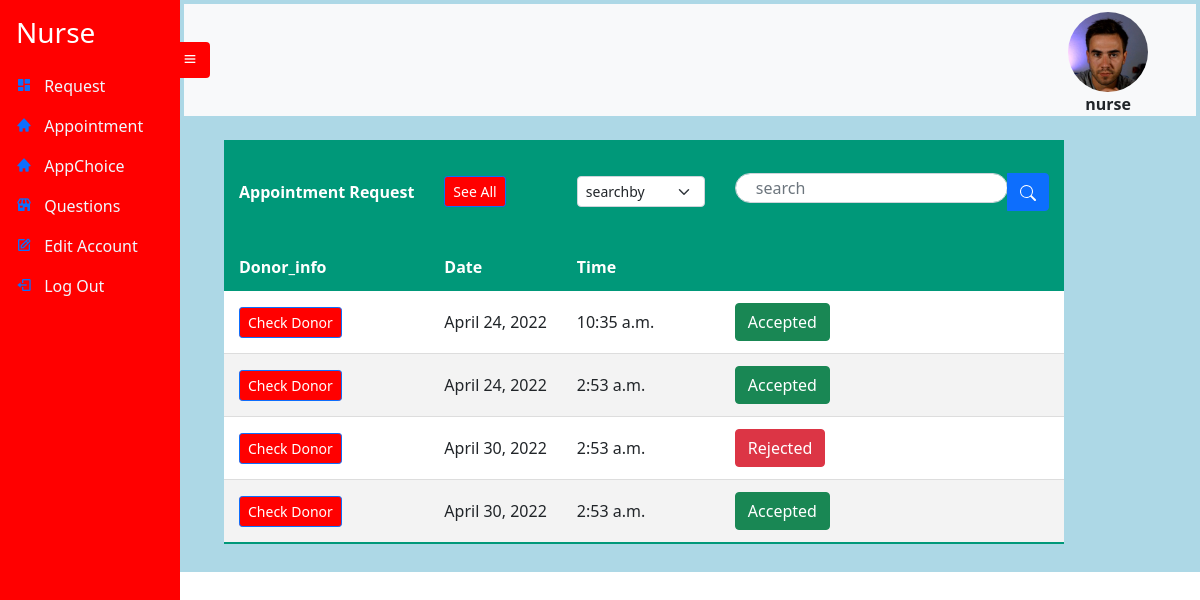
The page /checkappointment/notall (signed in) on the database as committed earlier.
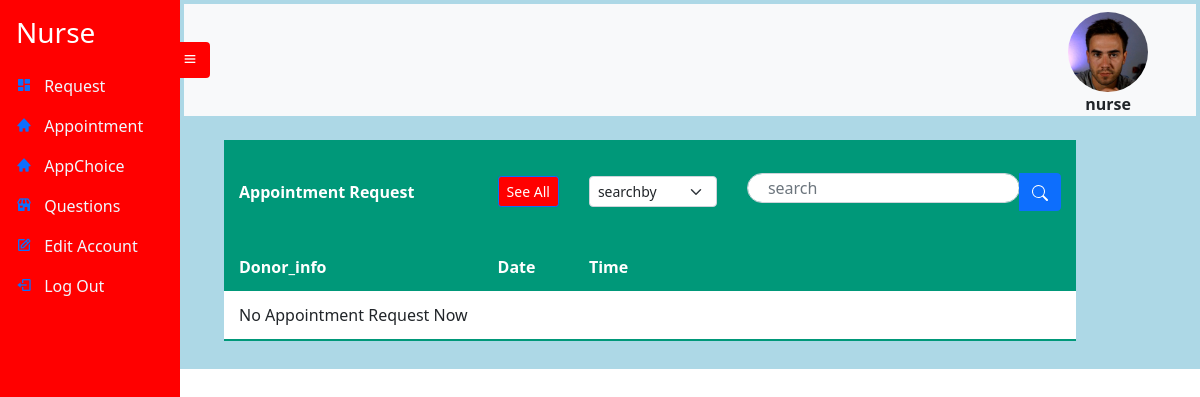
The same page on the database as committed later.
### Donor/models.py (models this page shows, shortened)
class Appointment(models.Model):
    App_id = models.UUIDField(default=uuid.uuid4, unique=True,
                          primary_key=True, editable=False)
    Donor_id = models.ForeignKey(Donor , on_delete=models.SET_NULL, null=True , blank=True , unique=False)
    Date = models.DateField(default= datetime.now)
    Time = models.TimeField( default= datetime.now)
    status = models.CharField(null=True , max_length=11 , blank=True , default='in progress')

### Nurse/views.py (the view, shortened to what this page needs)
# urls.py: path('checkappointment/<type>', views.CheckAppointments , name='checkappointment'),
def CheckAppointments(request , type):
    appointment = None
    try:
        if(type=='all'):
            appointment = Appointment.objects.all()
        elif(type == 'notall'):
            appointment = Appointment.objects.all()[0:5]
    except:
        appointment = None
    context = {'account': Userstate(request)['account'] , 'appointments':appointment}
    return render (request , 'nurse/appointment.html' , context)

### Donor/models.py (called while the page is built)
    def __str__(self):
        return str(self.Donor_id)

### Nurse/views.py (called while the page is built)
def Userstate(request):  # for getting the state of the user
    state = request.user
    account = UserRegistration.objects.get(Account_id=state.id)
    context={'account':account}
    return context

### templates/nurse/appointment.html (shortened to what this page needs)
{% extends 'nurse/nurse.html' %}
{% block content %}
<br>
<table class="styled-table">
    <thead>
         <tr>
           <th>Appointment Request</th>
           <th><a href="{% url 'checkappointment' 'all' %}"><button type="button" class="btn btn-primary btn-sm" style= "background-color: red;">See All</button></a>
            </th>
            <th>
              <form method="post" action="{% url 'checkappointment' 'searched' %}">
                <br>
                <select class="form-select form-select-sm" name='searchby' aria-label=".form-select-sm example">
                <option selected>searchby</option>
              </select><br></th>
              <th>
                <div class="input-group">
                  <div class="form-outline">
                    <input type="search" id="form1" name='searched' placeholder="search" class="form-control" />
                  </div>
                  <button type="submit"  class="btn btn-primary">
                  </button>
                </div>
            </th>
          </tr>
          <tr >
            <th>Donor_info</th>
            <th>Date</th>
            <th>Time</th>
            <th></th>
        </tr>
    </thead>
    <tbody>
      {% if appointments %}
      {% for appointment in appointments %}
       <tr>
        <td><a href="{% url 'donoraddress' appointment.Donor_id %}"><button type="button" class="btn btn-primary btn-sm" style= "background-color: red;">Check Donor</button></a></td>
          <td>{{ appointment.Date }}</td>
         <td>{{ appointment.Time }}</td>
         {% if appointment.status == 'in progress'  %}
         <td><a href="{% url 'confirmappointment' appointment.App_id 'accept'  %}"><button type="button" class="btn btn-success">Accept</button></a>&nbsp;<a href="{% url 'confirmappointment' appointment.App_id 'reject'  %}"><button type="button" class="btn btn-danger">Reject</button></a></td>
         {% elif appointment.status == 'accepted' %}
         <td><a href="{% url 'confirmappointment' appointment.App_id 'reject'  %}"><button type="button" class="btn btn-success"    onmouseover="this.innerHTML='Reject';this.style.backgroundColor='red';"
          onmouseout="this.innerHTML='Accepted';this.style.backgroundColor='green';">Accepted</button></a></td>
         {% elif appointment.status == 'rejected' %}
         <td><a href="{% url 'confirmappointment' appointment.App_id 'accept'  %}"><button type="button" class="btn btn-danger"     onmouseover="this.innerHTML='Accept';this.style.backgroundColor='green';"
          onmouseout="this.innerHTML='Rejected';this.style.backgroundColor='red';">Rejected</button></a></td>
         {% endif %}
        </tr>
      {% endfor %}
      {% else %}
      <tr>
       <td>No Appointment Request Now </td>
       <td></td>
       <td></td>
       <td></td>
     </tr>
     {% endif %}
      </tbody>
  </table>
  <br>
{% endblock %}

Rows that differ between the two databases and show on the page:
removed Appointment: Date "April 24, 2022", Time "10:35 a.m.", status "Accepted"
removed Appointment: Date "April 24, 2022", Time "2:53 a.m.", status "Accepted"
removed Appointment: Date "April 30, 2022", Time "2:53 a.m.", status "Rejected"
removed Appointment: Date "April 30, 2022", Time "2:53 a.m.", status "Accepted"
Other text that changed with them:
text now shown: "No Appointment Request Now"
